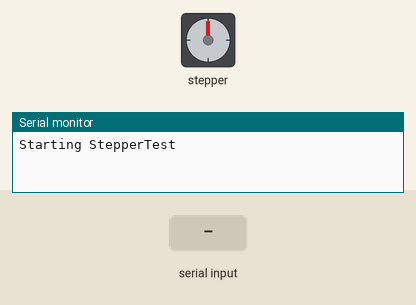
A sketch run on a simulated Arduino Uno, built with avr-gcc and run on an emulated ATmega328P. On the bench: stepper motor, the last lines printed to the serial monitor. Wiring (inferred from the names in the program): stepper motor driver (200 steps per turn assumed): step pin 3; direction pin 2. Inputs (shaded band) come from the test bench.

Above: at 1.2 s.
1.3 s: "o" received over Serial
At 1.45 s:
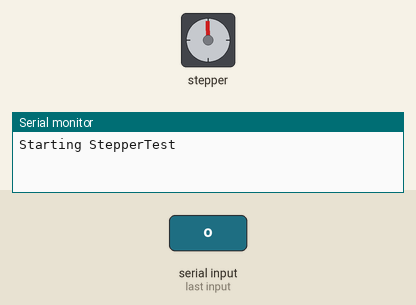
At 2.05 s:
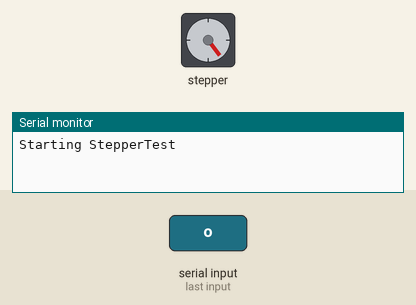
4.3 s: "c" received over Serial
At 4.75 s:
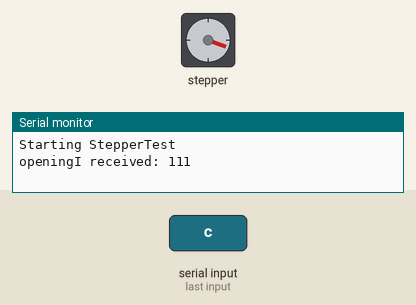
Timing chart, 0 to 7.8 s (numbered marks = the images above; inputs shaded):
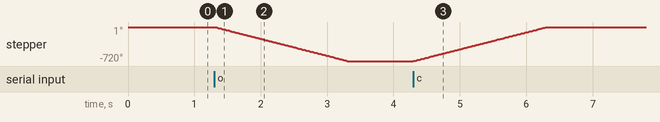

Measured:
- after the input at 1.3 s, stepper: turns 720° counter-clockwise in 2.0 s, starting at once
- after the input at 4.3 s, stepper: turns 720° clockwise in 2.0 s, starting at once

The sketch:

lens.ino
```cpp
int directionPin = 2;
int stepPin = 3;
int incomingByte = 0; // for incoming serial data
int j;
void setup() {

  Serial.begin(9600);
  Serial.println("Starting StepperTest");

  pinMode(directionPin, OUTPUT);
  pinMode(stepPin, OUTPUT);
  //digitalWrite(directionPin, LOW);
}

void loop()
  {
  if (Serial.available() > 0) {
    // read the incoming byte:
    incomingByte = Serial.read();
    if (incomingByte == 111) {
        for(j=0; j<=399; j++) {
        digitalWrite(directionPin, LOW);
        digitalWrite(stepPin, HIGH);
        delay(2);
        digitalWrite(stepPin, LOW);
        delay(3);
        }
      Serial.print("opening");
    }
    if (incomingByte == 99) {
        for(j=0; j<=399; j++) {
        digitalWrite(directionPin, HIGH);
        digitalWrite(stepPin, HIGH);
        delay(2);
        digitalWrite(stepPin, LOW);
        delay(3);
        }
      Serial.print("closing");
     }
    // say what you got:
    Serial.print("I received: ");
    Serial.println(incomingByte);
    }
 }
```
